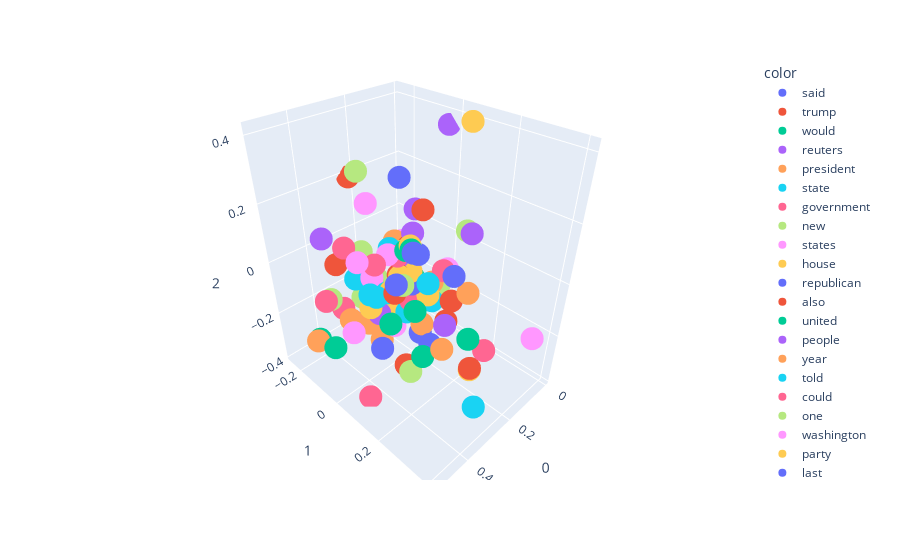

Source (notebook cell):
### Code cell
import plotly.express as px
fig=px.scatter_3d(X[:100],x=0,y=1,z=2,color=y[:100])
fig.show()

### Figure 1 — Plotly figure (JSON) as saved in the notebook; plotly's stock layout.template omitted (floating-point values rounded to 4 significant figures)
{"data": [{"hovertemplate": "color=said<br>0=%{x}<br>1=%{y}<br>2=%{z}<extra></extra>", "legendgroup": "said", "marker": {"color": "#636efa", "symbol": "circle"}, "mode": "markers", "name": "said", "scene": "scene", "showlegend": true, "type": "scatter3d", "x": [0.2957], "y": [0.09559], "z": [-0.01065]}, {"hovertemplate": "color=trump<br>0=%{x}<br>1=%{y}<br>2=%{z}<extra></extra>", "legendgroup": "trump", "marker": {"color": "#EF553B", "symbol": "circle"}, "mode": "markers", "name": "trump", "scene": "scene", "showlegend": true, "type": "scatter3d", "x": [0.2774], "y": [0.3152], "z": [-0.2101]}, {"hovertemplate": "color=would<br>0=%{x}<br>1=%{y}<br>2=%{z}<extra></extra>", "legendgroup": "would", "marker": {"color": "#00cc96", "symbol": "circle"}, "mode": "markers", "name": "would", "scene": "scene", "showlegend": true, "type": "scatter3d", "x": [0.5083], "y": [-0.09351], "z": [-0.2125]}, {"hovertemplate": "color=reuters<br>0=%{x}<br>1=%{y}<br>2=%{z}<extra></extra>", "legendgroup": "reuters", "marker": {"color": "#ab63fa", "symbol": "circle"}, "mode": "markers", "name": "reuters", "scene": "scene", "showlegend": true, "type": "scatter3d", "x": [0.1716], "y": [-0.01381], "z": [0.1466]}, {"hovertemplate": "color=president<br>0=%{x}<br>1=%{y}<br>2=%{z}<extra></extra>", "legendgroup": "president", "marker": {"color": "#FFA15A", "symbol": "circle"}, "mode": "markers", "name": "president", "scene": "scene", "showlegend": true, "type": "scatter3d", "x": [0.3033], "y": [0.2284], "z": [-0.1758]}, {"hovertemplate": "color=state<br>0=%{x}<br>1=%{y}<br>2=%{z}<extra></extra>", "legendgroup": "state", "marker": {"color": "#19d3f3", "symbol": "circle"}, "mode": "markers", "name": "state", "scene": "scene", "showlegend": true, "type": "scatter3d", "x": [0.2955], "y": [0.002816], "z": [0.06986]}, {"hovertemplate": "color=government<br>0=%{x}<br>1=%{y}<br>2=%{z}<extra></extra>", "legendgroup": "government", "marker": {"color": "#FF6692", "symbol": "circle"}, "mode": "markers", "name": "government", "scene": "scene", "showlegend": true, "type": "scatter3d", "x": [0.473], "y": [-0.08793], "z": [-0.07893]}, {"hovertemplate": "color=new<br>0=%{x}<br>1=%{y}<br>2=%{z}<extra></extra>", "legendgroup": "new", "marker": {"color": "#B6E880", "symbol": "circle"}, "mode": "markers", "name": "new", "scene": "scene", "showlegend": true, "type": "scatter3d", "x": [0.3179], "y": [-0.03592], "z": [-0.04504]}, {"hovertemplate": "color=states<br>0=%{x}<br>1=%{y}<br>2=%{z}<extra></extra>", "legendgroup": "states", "marker": {"color": "#FF97FF", "symbol": "circle"}, "mode": "markers", "name": "states", "scene": "scene", "showlegend": true, "type": "scatter3d", "x": [0.3349], "y": [-0.03705], "z": [-0.03707]}, {"hovertemplate": "color=house<br>0=%{x}<br>1=%{y}<br>2=%{z}<extra></extra>", "legendgroup": "house", "marker": {"color": "#FECB52", "symbol": "circle"}, "mode": "markers", "name": "house", "scene": "scene", "showlegend": true, "type": "scatter3d", "x": [0.3334], "y": [0.04597], "z": [-0.0438]}, {"hovertemplate": "color=republican<br>0=%{x}<br>1=%{y}<br>2=%{z}<extra></extra>", "legendgroup": "republican", "marker": {"color": "#636efa", "symbol": "circle"}, "mode": "markers", "name": "republican", "scene": "scene", "showlegend": true, "type": "scatter3d", "x": [0.3162], "y": [0.1924], "z": [-0.1712]}, {"hovertemplate": "color=also<br>0=%{x}<br>1=%{y}<br>2=%{z}<extra></extra>", "legendgroup": "also", "marker": {"color": "#EF553B", "symbol": "circle"}, "mode": "markers", "name": "also", "scene": "scene", "showlegend": true, "type": "scatter3d", "x": [0.3819], "y": [-0.1512], "z": [-0.02066]}, {"hovertemplate": "color=united<br>0=%{x}<br>1=%{y}<br>2=%{z}<extra></extra>", "legendgroup": "united", "marker": {"color": "#00cc96", "symbol": "circle"}, "mode": "markers", "name": "united", "scene": "scene", "showlegend": true, "type": "scatter3d", "x": [0.2743], "y": [0.07944], "z": [-0.002115]}, {"hovertemplate": "color=people<br>0=%{x}<br>1=%{y}<br>2=%{z}<extra></extra>", "legendgroup": "people", "marker": {"color": "#ab63fa", "symbol": "circle"}, "mode": "markers", "name": "people", "scene": "scene", "showlegend": true, "type": "scatter3d", "x": [0.1453], "y": [0.1866], "z": [0.1342]}, {"hovertemplate": "color=year<br>0=%{x}<br>1=%{y}<br>2=%{z}<extra></extra>", "legendgroup": "year", "marker": {"color": "#FFA15A", "symbol": "circle"}, "mode": "markers", "name": "year", "scene": "scene", "showlegend": true, "type": "scatter3d", "x": [0.2421], "y": [-0.0325], "z": [0.05693]}, {"hovertemplate": "color=told<br>0=%{x}<br>1=%{y}<br>2=%{z}<extra></extra>", "legendgroup": "told", "marker": {"color": "#19d3f3", "symbol": "circle"}, "mode": "markers", "name": "told", "scene": "scene", "showlegend": true, "type": "scatter3d", "x": [0.2695], "y": [0.1365], "z": [-0.001435]}, {"hovertemplate": "color=could<br>0=%{x}<br>1=%{y}<br>2=%{z}<extra></extra>", "legendgroup": "could", "marker": {"color": "#FF6692", "symbol": "circle"}, "mode": "markers", "name": "could", "scene": "scene", "showlegend": true, "type": "scatter3d", "x": [0.4079], "y": [-0.09561], "z": [-0.1478]}, {"hovertemplate": "color=one<br>0=%{x}<br>1=%{y}<br>2=%{z}<extra></extra>", "legendgroup": "one", "marker": {"color": "#B6E880", "symbol": "circle"}, "mode": "markers", "name": "one", "scene": "scene", "showlegend": true, "type": "scatter3d", "x": [0.1334], "y": [0.1598], "z": [0.1275]}, {"hovertemplate": "color=washington<br>0=%{x}<br>1=%{y}<br>2=%{z}<extra></extra>", "legendgroup": "washington", "marker": {"color": "#FF97FF", "symbol": "circle"}, "mode": "markers", "name": "washington", "scene": "scene", "showlegend": true, "type": "scatter3d", "x": [0.3531], "y": [0.08162], "z": [-0.1432]}, {"hovertemplate": "color=party<br>0=%{x}<br>1=%{y}<br>2=%{z}<extra></extra>", "legendgroup": "party", "marker": {"color": "#FECB52", "symbol": "circle"}, "mode": "markers", "name": "party", "scene": "scene", "showlegend": true, "type": "scatter3d", "x": [0.2621], "y": [0.3033], "z": [-0.2359]}, {"hovertemplate": "color=last<br>0=%{x}<br>1=%{y}<br>2=%{z}<extra></extra>", "legendgroup": "last", "marker": {"color": "#636efa", "symbol": "circle"}, "mode": "markers", "name": "last", "scene": "scene", "showlegend": true, "type": "scatter3d", "x": [0.2523], "y": [0.07987], "z": [0.06469]}, {"hovertemplate": "color=two<br>0=%{x}<br>1=%{y}<br>2=%{z}<extra></extra>", "legendgroup": "two", "marker": {"color": "#EF553B", "symbol": "circle"}, "mode": "markers", "name": "two", "scene": "scene", "showlegend": true, "type": "scatter3d", "x": [0.2079], "y": [0.05383], "z": [0.1834]}, {"hovertemplate": "color=election<br>0=%{x}<br>1=%{y}<br>2=%{z}<extra></extra>", "legendgroup": "election", "marker": {"color": "#00cc96", "symbol": "circle"}, "mode": "markers", "name": "election", "scene": "scene", "showlegend": true, "type": "scatter3d", "x": [0.3462], "y": [0.1923], "z": [-0.2004]}, {"hovertemplate": "color=campaign<br>0=%{x}<br>1=%{y}<br>2=%{z}<extra></extra>", "legendgroup": "campaign", "marker": {"color": "#ab63fa", "symbol": "circle"}, "mode": "markers", "name": "campaign", "scene": "scene", "showlegend": true, "type": "scatter3d", "x": [0.2984], "y": [0.2312], "z": [-0.08376]}, {"hovertemplate": "color=former<br>0=%{x}<br>1=%{y}<br>2=%{z}<extra></extra>", "legendgroup": "former", "marker": {"color": "#FFA15A", "symbol": "circle"}, "mode": "markers", "name": "former", "scene": "scene", "showlegend": true, "type": "scatter3d", "x": [0.1921], "y": [0.2237], "z": [-0.03131]}, {"hovertemplate": "color=donald<br>0=%{x}<br>1=%{y}<br>2=%{z}<extra></extra>", "legendgroup": "donald", "marker": {"color": "#19d3f3", "symbol": "circle"}, "mode": "markers", "name": "donald", "scene": "scene", "showlegend": true, "type": "scatter3d", "x": [0.2604], "y": [0.1449], "z": [-0.06498]}, {"hovertemplate": "color=security<br>0=%{x}<br>1=%{y}<br>2=%{z}<extra></extra>", "legendgroup": "security", "marker": {"color": "#FF6692", "symbol": "circle"}, "mode": "markers", "name": "security", "scene": "scene", "showlegend": true, "type": "scatter3d", "x": [0.3616], "y": [0.01124], "z": [0.04764]}, {"hovertemplate": "color=percent<br>0=%{x}<br>1=%{y}<br>2=%{z}<extra></extra>", "legendgroup": "percent", "marker": {"color": "#B6E880", "symbol": "circle"}, "mode": "markers", "name": "percent", "scene": "scene", "showlegend": true, "type": "scatter3d", "x": [0.2575], "y": [-0.1799], "z": [-0.04335]}, {"hovertemplate": "color=north<br>0=%{x}<br>1=%{y}<br>2=%{z}<extra></extra>", "legendgroup": "north", "marker": {"color": "#FF97FF", "symbol": "circle"}, "mode": "markers", "name": "north", "scene": "scene", "showlegend": true, "type": "scatter3d", "x": [0.2235], "y": [-0.02085], "z": [0.05494]}, {"hovertemplate": "color=white<br>0=%{x}<br>1=%{y}<br>2=%{z}<extra></extra>", "legendgroup": "white", "marker": {"color": "#FECB52", "symbol": "circle"}, "mode": "markers", "name": "white", "scene": "scene", "showlegend": true, "type": "scatter3d", "x": [0.264], "y": [0.1318], "z": [-0.04825]}, {"hovertemplate": "color=court<br>0=%{x}<br>1=%{y}<br>2=%{z}<extra></extra>", "legendgroup": "court", "marker": {"color": "#636efa", "symbol": "circle"}, "mode": "markers", "name": "court", "scene": "scene", "showlegend": true, "type": "scatter3d", "x": [0.2809], "y": [0.08755], "z": [0.08621]}, {"hovertemplate": "color=clinton<br>0=%{x}<br>1=%{y}<br>2=%{z}<extra></extra>", "legendgroup": "clinton", "marker": {"color": "#EF553B", "symbol": "circle"}, "mode": "markers", "name": "clinton", "scene": "scene", "showlegend": true, "type": "scatter3d", "x": [0.2642], "y": [0.2059], "z": [-0.1042]}, {"hovertemplate": "color=obama<br>0=%{x}<br>1=%{y}<br>2=%{z}<extra></extra>", "legendgroup": "obama", "marker": {"color": "#00cc96", "symbol": "circle"}, "mode": "markers", "name": "obama", "scene": "scene", "showlegend": true, "type": "scatter3d", "x": [0.3119], "y": [0.1258], "z": [-0.08677]}, {"hovertemplate": "color=senate<br>0=%{x}<br>1=%{y}<br>2=%{z}<extra></extra>", "legendgroup": "senate", "marker": {"color": "#ab63fa", "symbol": "circle"}, "mode": "markers", "name": "senate", "scene": "scene", "showlegend": true, "type": "scatter3d", "x": [0.3758], "y": [0.04049], "z": [-0.1074]}, {"hovertemplate": "color=country<br>0=%{x}<br>1=%{y}<br>2=%{z}<extra></extra>", "legendgroup": "country", "marker": {"color": "#FFA15A", "symbol": "circle"}, "mode": "markers", "name": "country", "scene": "scene", "showlegend": true, "type": "scatter3d", "x": [0.266], "y": [0.1077], "z": [-0.05617]}, {"hovertemplate": "color=china<br>0=%{x}<br>1=%{y}<br>2=%{z}<extra></extra>", "legendgroup": "china", "marker": {"color": "#19d3f3", "symbol": "circle"}, "mode": "markers", "name": "china", "scene": "scene", "showlegend": true, "type": "scatter3d", "x": [0.3179], "y": [-0.01738], "z": [-0.1635]}, {"hovertemplate": "color=first<br>0=%{x}<br>1=%{y}<br>2=%{z}<extra></extra>", "legendgroup": "first", "marker": {"color": "#FF6692", "symbol": "circle"}, "mode": "markers", "name": "first", "scene": "scene", "showlegend": true, "type": "scatter3d", "x": [0.2137], "y": [0.1446], "z": [0.02047]}, {"hovertemplate": "color=minister<br>0=%{x}<br>1=%{y}<br>2=%{z}<extra></extra>", "legendgroup": "minister", "marker": {"color": "#B6E880", "symbol": "circle"}, "mode": "markers", "name": "minister", "scene": "scene", "showlegend": true, "type": "scatter3d", "x": [0.1923], "y": [0.1111], "z": [-0.05701]}, {"hovertemplate": "color=officials<br>0=%{x}<br>1=%{y}<br>2=%{z}<extra></extra>", "legendgroup": "officials", "marker": {"color": "#FF97FF", "symbol": "circle"}, "mode": "markers", "name": "officials", "scene": "scene", "showlegend": true, "type": "scatter3d", "x": [0.4133], "y": [-0.001137], "z": [0.07488]}, {"hovertemplate": "color=week<br>0=%{x}<br>1=%{y}<br>2=%{z}<extra></extra>", "legendgroup": "week", "marker": {"color": "#FECB52", "symbol": "circle"}, "mode": "markers", "name": "week", "scene": "scene", "showlegend": true, "type": "scatter3d", "x": [0.2825], "y": [0.07988], "z": [0.02053]}, {"hovertemplate": "color=democratic<br>0=%{x}<br>1=%{y}<br>2=%{z}<extra></extra>", "legendgroup": "democratic", "marker": {"color": "#636efa", "symbol": "circle"}, "mode": "markers", "name": "democratic", "scene": "scene", "showlegend": true, "type": "scatter3d", "x": [0.3053], "y": [0.1417], "z": [-0.1633]}, {"hovertemplate": "color=since<br>0=%{x}<br>1=%{y}<br>2=%{z}<extra></extra>", "legendgroup": "since", "marker": {"color": "#EF553B", "symbol": "circle"}, "mode": "markers", "name": "since", "scene": "scene", "showlegend": true, "type": "scatter3d", "x": [0.2366], "y": [0.02445], "z": [0.06249]}, {"hovertemplate": "color=foreign<br>0=%{x}<br>1=%{y}<br>2=%{z}<extra></extra>", "legendgroup": "foreign", "marker": {"color": "#00cc96", "symbol": "circle"}, "mode": "markers", "name": "foreign", "scene": "scene", "showlegend": true, "type": "scatter3d", "x": [0.3792], "y": [0.09299], "z": [-0.1143]}, {"hovertemplate": "color=tuesday<br>0=%{x}<br>1=%{y}<br>2=%{z}<extra></extra>", "legendgroup": "tuesday", "marker": {"color": "#ab63fa", "symbol": "circle"}, "mode": "markers", "name": "tuesday", "scene": "scene", "showlegend": true, "type": "scatter3d", "x": [0.2918], "y": [0.03756], "z": [0.05557]}, {"hovertemplate": "color=administration<br>0=%{x}<br>1=%{y}<br>2=%{z}<extra></extra>", "legendgroup": "administration", "marker": {"color": "#FFA15A", "symbol": "circle"}, "mode": "markers", "name": "administration", "scene": "scene", "showlegend": true, "type": "scatter3d", "x": [0.5204], "y": [-0.08571], "z": [-0.2065]}, {"hovertemplate": "color=law<br>0=%{x}<br>1=%{y}<br>2=%{z}<extra></extra>", "legendgroup": "law", "marker": {"color": "#19d3f3", "symbol": "circle"}, "mode": "markers", "name": "law", "scene": "scene", "showlegend": true, "type": "scatter3d", "x": [0.3799], "y": [0.03496], "z": [-0.04662]}, {"hovertemplate": "color=national<br>0=%{x}<br>1=%{y}<br>2=%{z}<extra></extra>", "legendgroup": "national", "marker": {"color": "#FF6692", "symbol": "circle"}, "mode": "markers", "name": "national", "scene": "scene", "showlegend": true, "type": "scatter3d", "x": [0.3039], "y": [0.1001], "z": [-0.06353]}, {"hovertemplate": "color=tax<br>0=%{x}<br>1=%{y}<br>2=%{z}<extra></extra>", "legendgroup": "tax", "marker": {"color": "#B6E880", "symbol": "circle"}, "mode": "markers", "name": "tax", "scene": "scene", "showlegend": true, "type": "scatter3d", "x": [0.3315], "y": [-0.09241], "z": [-0.1448]}, {"hovertemplate": "color=including<br>0=%{x}<br>1=%{y}<br>2=%{z}<extra></extra>", "legendgroup": "including", "marker": {"color": "#FF97FF", "symbol": "circle"}, "mode": "markers", "name": "including", "scene": "scene", "showlegend": true, "type": "scatter3d", "x": [0.273], "y": [-0.1231], "z": [0.1619]}, {"hovertemplate": "color=military<br>0=%{x}<br>1=%{y}<br>2=%{z}<extra></extra>", "legendgroup": "military", "marker": {"color": "#FECB52", "symbol": "circle"}, "mode": "markers", "name": "military", "scene": "scene", "showlegend": true, "type": "scatter3d", "x": [0.3156], "y": [0.06679], "z": [0.01186]}, {"hovertemplate": "color=russia<br>0=%{x}<br>1=%{y}<br>2=%{z}<extra></extra>", "legendgroup": "russia", "marker": {"color": "#636efa", "symbol": "circle"}, "mode": "markers", "name": "russia", "scene": "scene", "showlegend": true, "type": "scatter3d", "x": [0.4162], "y": [0.09406], "z": [-0.1863]}, {"hovertemplate": "color=presidential<br>0=%{x}<br>1=%{y}<br>2=%{z}<extra></extra>", "legendgroup": "presidential", "marker": {"color": "#EF553B", "symbol": "circle"}, "mode": "markers", "name": "presidential", "scene": "scene", "showlegend": true, "type": "scatter3d", "x": [0.2316], "y": [0.1948], "z": [-0.0542]}, {"hovertemplate": "color=wednesday<br>0=%{x}<br>1=%{y}<br>2=%{z}<extra></extra>", "legendgroup": "wednesday", "marker": {"color": "#00cc96", "symbol": "circle"}, "mode": "markers", "name": "wednesday", "scene": "scene", "showlegend": true, "type": "scatter3d", "x": [0.2839], "y": [0.06064], "z": [0.08427]}, {"hovertemplate": "color=years<br>0=%{x}<br>1=%{y}<br>2=%{z}<extra></extra>", "legendgroup": "years", "marker": {"color": "#ab63fa", "symbol": "circle"}, "mode": "markers", "name": "years", "scene": "scene", "showlegend": true, "type": "scatter3d", "x": [0.2175], "y": [-0.01119], "z": [0.01482]}, {"hovertemplate": "color=may<br>0=%{x}<br>1=%{y}<br>2=%{z}<extra></extra>", "legendgroup": "may", "marker": {"color": "#FFA15A", "symbol": "circle"}, "mode": "markers", "name": "may", "scene": "scene", "showlegend": true, "type": "scatter3d", "x": [0.3853], "y": [0.05751], "z": [-0.1952]}, {"hovertemplate": "color=political<br>0=%{x}<br>1=%{y}<br>2=%{z}<extra></extra>", "legendgroup": "political", "marker": {"color": "#19d3f3", "symbol": "circle"}, "mode": "markers", "name": "political", "scene": "scene", "showlegend": true, "type": "scatter3d", "x": [0.2891], "y": [0.3503], "z": [-0.3402]}, {"hovertemplate": "color=thursday<br>0=%{x}<br>1=%{y}<br>2=%{z}<extra></extra>", "legendgroup": "thursday", "marker": {"color": "#FF6692", "symbol": "circle"}, "mode": "markers", "name": "thursday", "scene": "scene", "showlegend": true, "type": "scatter3d", "x": [0.3007], "y": [0.04306], "z": [0.06448]}, {"hovertemplate": "color=statement<br>0=%{x}<br>1=%{y}<br>2=%{z}<extra></extra>", "legendgroup": "statement", "marker": {"color": "#B6E880", "symbol": "circle"}, "mode": "markers", "name": "statement", "scene": "scene", "showlegend": true, "type": "scatter3d", "x": [0.3286], "y": [0.09307], "z": [0.0003722]}, {"hovertemplate": "color=time<br>0=%{x}<br>1=%{y}<br>2=%{z}<extra></extra>", "legendgroup": "time", "marker": {"color": "#FF97FF", "symbol": "circle"}, "mode": "markers", "name": "time", "scene": "scene", "showlegend": true, "type": "scatter3d", "x": [0.2834], "y": [0.06663], "z": [-0.01302]}, {"hovertemplate": "color=friday<br>0=%{x}<br>1=%{y}<br>2=%{z}<extra></extra>", "legendgroup": "friday", "marker": {"color": "#FECB52", "symbol": "circle"}, "mode": "markers", "name": "friday", "scene": "scene", "showlegend": true, "type": "scatter3d", "x": [0.2751], "y": [0.06956], "z": [0.09962]}, {"hovertemplate": "color=korea<br>0=%{x}<br>1=%{y}<br>2=%{z}<extra></extra>", "legendgroup": "korea", "marker": {"color": "#636efa", "symbol": "circle"}, "mode": "markers", "name": "korea", "scene": "scene", "showlegend": true, "type": "scatter3d", "x": [0.2821], "y": [0.04038], "z": [-0.09831]}, {"hovertemplate": "color=support<br>0=%{x}<br>1=%{y}<br>2=%{z}<extra></extra>", "legendgroup": "support", "marker": {"color": "#EF553B", "symbol": "circle"}, "mode": "markers", "name": "support", "scene": "scene", "showlegend": true, "type": "scatter3d", "x": [0.3528], "y": [0.1281], "z": [-0.2768]}, {"hovertemplate": "color=monday<br>0=%{x}<br>1=%{y}<br>2=%{z}<extra></extra>", "legendgroup": "monday", "marker": {"color": "#00cc96", "symbol": "circle"}, "mode": "markers", "name": "monday", "scene": "scene", "showlegend": true, "type": "scatter3d", "x": [0.2803], "y": [0.07843], "z": [0.0925]}, {"hovertemplate": "color=group<br>0=%{x}<br>1=%{y}<br>2=%{z}<extra></extra>", "legendgroup": "group", "marker": {"color": "#ab63fa", "symbol": "circle"}, "mode": "markers", "name": "group", "scene": "scene", "showlegend": true, "type": "scatter3d", "x": [0.2477], "y": [0.05199], "z": [0.1231]}, {"hovertemplate": "color=vote<br>0=%{x}<br>1=%{y}<br>2=%{z}<extra></extra>", "legendgroup": "vote", "marker": {"color": "#FFA15A", "symbol": "circle"}, "mode": "markers", "name": "vote", "scene": "scene", "showlegend": true, "type": "scatter3d", "x": [0.3061], "y": [0.1494], "z": [-0.1243]}, {"hovertemplate": "color=bill<br>0=%{x}<br>1=%{y}<br>2=%{z}<extra></extra>", "legendgroup": "bill", "marker": {"color": "#19d3f3", "symbol": "circle"}, "mode": "markers", "name": "bill", "scene": "scene", "showlegend": true, "type": "scatter3d", "x": [0.347], "y": [-0.1025], "z": [-0.06877]}, {"hovertemplate": "color=called<br>0=%{x}<br>1=%{y}<br>2=%{z}<extra></extra>", "legendgroup": "called", "marker": {"color": "#FF6692", "symbol": "circle"}, "mode": "markers", "name": "called", "scene": "scene", "showlegend": true, "type": "scatter3d", "x": [0.2355], "y": [0.3289], "z": [-0.1581]}, {"hovertemplate": "color=republicans<br>0=%{x}<br>1=%{y}<br>2=%{z}<extra></extra>", "legendgroup": "republicans", "marker": {"color": "#B6E880", "symbol": "circle"}, "mode": "markers", "name": "republicans", "scene": "scene", "showlegend": true, "type": "scatter3d", "x": [0.3778], "y": [0.1737], "z": [-0.2536]}, {"hovertemplate": "color=many<br>0=%{x}<br>1=%{y}<br>2=%{z}<extra></extra>", "legendgroup": "many", "marker": {"color": "#FF97FF", "symbol": "circle"}, "mode": "markers", "name": "many", "scene": "scene", "showlegend": true, "type": "scatter3d", "x": [0.1584], "y": [0.1124], "z": [-0.01642]}, {"hovertemplate": "color=say<br>0=%{x}<br>1=%{y}<br>2=%{z}<extra></extra>", "legendgroup": "say", "marker": {"color": "#FECB52", "symbol": "circle"}, "mode": "markers", "name": "say", "scene": "scene", "showlegend": true, "type": "scatter3d", "x": [0.3187], "y": [0.0471], "z": [-0.1114]}, {"hovertemplate": "color=office<br>0=%{x}<br>1=%{y}<br>2=%{z}<extra></extra>", "legendgroup": "office", "marker": {"color": "#636efa", "symbol": "circle"}, "mode": "markers", "name": "office", "scene": "scene", "showlegend": true, "type": "scatter3d", "x": [0.3502], "y": [0.08921], "z": [0.01164]}, {"hovertemplate": "color=million<br>0=%{x}<br>1=%{y}<br>2=%{z}<extra></extra>", "legendgroup": "million", "marker": {"color": "#EF553B", "symbol": "circle"}, "mode": "markers", "name": "million", "scene": "scene", "showlegend": true, "type": "scatter3d", "x": [0.2298], "y": [-0.2567], "z": [0.1903]}, {"hovertemplate": "color=congress<br>0=%{x}<br>1=%{y}<br>2=%{z}<extra></extra>", "legendgroup": "congress", "marker": {"color": "#00cc96", "symbol": "circle"}, "mode": "markers", "name": "congress", "scene": "scene", "showlegend": true, "type": "scatter3d", "x": [0.5003], "y": [-0.02546], "z": [-0.2078]}, {"hovertemplate": "color=federal<br>0=%{x}<br>1=%{y}<br>2=%{z}<extra></extra>", "legendgroup": "federal", "marker": {"color": "#ab63fa", "symbol": "circle"}, "mode": "markers", "name": "federal", "scene": "scene", "showlegend": true, "type": "scatter3d", "x": [0.3988], "y": [-0.1893], "z": [0.06364]}, {"hovertemplate": "color=made<br>0=%{x}<br>1=%{y}<br>2=%{z}<extra></extra>", "legendgroup": "made", "marker": {"color": "#FFA15A", "symbol": "circle"}, "mode": "markers", "name": "made", "scene": "scene", "showlegend": true, "type": "scatter3d", "x": [0.2316], "y": [0.1173], "z": [-0.02575]}, {"hovertemplate": "color=committee<br>0=%{x}<br>1=%{y}<br>2=%{z}<extra></extra>", "legendgroup": "committee", "marker": {"color": "#19d3f3", "symbol": "circle"}, "mode": "markers", "name": "committee", "scene": "scene", "showlegend": true, "type": "scatter3d", "x": [0.3912], "y": [0.01927], "z": [-0.03998]}, {"hovertemplate": "color=department<br>0=%{x}<br>1=%{y}<br>2=%{z}<extra></extra>", "legendgroup": "department", "marker": {"color": "#FF6692", "symbol": "circle"}, "mode": "markers", "name": "department", "scene": "scene", "showlegend": true, "type": "scatter3d", "x": [0.3853], "y": [-0.09706], "z": [0.06675]}, {"hovertemplate": "color=according<br>0=%{x}<br>1=%{y}<br>2=%{z}<extra></extra>", "legendgroup": "according", "marker": {"color": "#B6E880", "symbol": "circle"}, "mode": "markers", "name": "according", "scene": "scene", "showlegend": true, "type": "scatter3d", "x": [0.2548], "y": [-0.1826], "z": [0.2409]}, {"hovertemplate": "color=official<br>0=%{x}<br>1=%{y}<br>2=%{z}<extra></extra>", "legendgroup": "official", "marker": {"color": "#FF97FF", "symbol": "circle"}, "mode": "markers", "name": "official", "scene": "scene", "showlegend": true, "type": "scatter3d", "x": [0.3226], "y": [0.02559], "z": [0.07133]}, {"hovertemplate": "color=police<br>0=%{x}<br>1=%{y}<br>2=%{z}<extra></extra>", "legendgroup": "police", "marker": {"color": "#FECB52", "symbol": "circle"}, "mode": "markers", "name": "police", "scene": "scene", "showlegend": true, "type": "scatter3d", "x": [0.05418], "y": [0.09059], "z": [0.4095]}, {"hovertemplate": "color=news<br>0=%{x}<br>1=%{y}<br>2=%{z}<extra></extra>", "legendgroup": "news", "marker": {"color": "#636efa", "symbol": "circle"}, "mode": "markers", "name": "news", "scene": "scene", "showlegend": true, "type": "scatter3d", "x": [0.2034], "y": [0.1771], "z": [0.01121]}, {"hovertemplate": "color=russian<br>0=%{x}<br>1=%{y}<br>2=%{z}<extra></extra>", "legendgroup": "russian", "marker": {"color": "#EF553B", "symbol": "circle"}, "mode": "markers", "name": "russian", "scene": "scene", "showlegend": true, "type": "scatter3d", "x": [0.3152], "y": [0.06061], "z": [0.01423]}, {"hovertemplate": "color=saying<br>0=%{x}<br>1=%{y}<br>2=%{z}<extra></extra>", "legendgroup": "saying", "marker": {"color": "#00cc96", "symbol": "circle"}, "mode": "markers", "name": "saying", "scene": "scene", "showlegend": true, "type": "scatter3d", "x": [0.2733], "y": [0.2978], "z": [-0.1097]}, {"hovertemplate": "color=trade<br>0=%{x}<br>1=%{y}<br>2=%{z}<extra></extra>", "legendgroup": "trade", "marker": {"color": "#ab63fa", "symbol": "circle"}, "mode": "markers", "name": "trade", "scene": "scene", "showlegend": true, "type": "scatter3d", "x": [0.3747], "y": [-0.1013], "z": [-0.2228]}, {"hovertemplate": "color=deal<br>0=%{x}<br>1=%{y}<br>2=%{z}<extra></extra>", "legendgroup": "deal", "marker": {"color": "#FFA15A", "symbol": "circle"}, "mode": "markers", "name": "deal", "scene": "scene", "showlegend": true, "type": "scatter3d", "x": [0.4066], "y": [-0.0632], "z": [-0.1762]}, {"hovertemplate": "color=iran<br>0=%{x}<br>1=%{y}<br>2=%{z}<extra></extra>", "legendgroup": "iran", "marker": {"color": "#19d3f3", "symbol": "circle"}, "mode": "markers", "name": "iran", "scene": "scene", "showlegend": true, "type": "scatter3d", "x": [0.3161], "y": [0.09594], "z": [-0.1036]}, {"hovertemplate": "color=policy<br>0=%{x}<br>1=%{y}<br>2=%{z}<extra></extra>", "legendgroup": "policy", "marker": {"color": "#FF6692", "symbol": "circle"}, "mode": "markers", "name": "policy", "scene": "scene", "showlegend": true, "type": "scatter3d", "x": [0.4566], "y": [0.07171], "z": [-0.3857]}, {"hovertemplate": "color=month<br>0=%{x}<br>1=%{y}<br>2=%{z}<extra></extra>", "legendgroup": "month", "marker": {"color": "#B6E880", "symbol": "circle"}, "mode": "markers", "name": "month", "scene": "scene", "showlegend": true, "type": "scatter3d", "x": [0.2619], "y": [0.03048], "z": [0.06031]}, {"hovertemplate": "color=leader<br>0=%{x}<br>1=%{y}<br>2=%{z}<extra></extra>", "legendgroup": "leader", "marker": {"color": "#FF97FF", "symbol": "circle"}, "mode": "markers", "name": "leader", "scene": "scene", "showlegend": true, "type": "scatter3d", "x": [0.1125], "y": [0.4081], "z": [-0.1405]}, {"hovertemplate": "color=secretary<br>0=%{x}<br>1=%{y}<br>2=%{z}<extra></extra>", "legendgroup": "secretary", "marker": {"color": "#FECB52", "symbol": "circle"}, "mode": "markers", "name": "secretary", "scene": "scene", "showlegend": true, "type": "scatter3d", "x": [0.2964], "y": [0.09271], "z": [-0.06151]}, {"hovertemplate": "color=three<br>0=%{x}<br>1=%{y}<br>2=%{z}<extra></extra>", "legendgroup": "three", "marker": {"color": "#636efa", "symbol": "circle"}, "mode": "markers", "name": "three", "scene": "scene", "showlegend": true, "type": "scatter3d", "x": [0.208], "y": [-0.04251], "z": [0.2518]}, {"hovertemplate": "color=general<br>0=%{x}<br>1=%{y}<br>2=%{z}<extra></extra>", "legendgroup": "general", "marker": {"color": "#EF553B", "symbol": "circle"}, "mode": "markers", "name": "general", "scene": "scene", "showlegend": true, "type": "scatter3d", "x": [0.3471], "y": [0.07872], "z": [-0.02568]}, {"hovertemplate": "color=public<br>0=%{x}<br>1=%{y}<br>2=%{z}<extra></extra>", "legendgroup": "public", "marker": {"color": "#00cc96", "symbol": "circle"}, "mode": "markers", "name": "public", "scene": "scene", "showlegend": true, "type": "scatter3d", "x": [0.2888], "y": [0.03672], "z": [-0.03631]}, {"hovertemplate": "color=city<br>0=%{x}<br>1=%{y}<br>2=%{z}<extra></extra>", "legendgroup": "city", "marker": {"color": "#ab63fa", "symbol": "circle"}, "mode": "markers", "name": "city", "scene": "scene", "showlegend": true, "type": "scatter3d", "x": [0.004037], "y": [-0.03712], "z": [0.3574]}, {"hovertemplate": "color=make<br>0=%{x}<br>1=%{y}<br>2=%{z}<extra></extra>", "legendgroup": "make", "marker": {"color": "#FFA15A", "symbol": "circle"}, "mode": "markers", "name": "make", "scene": "scene", "showlegend": true, "type": "scatter3d", "x": [0.3645], "y": [-0.02661], "z": [-0.1945]}, {"hovertemplate": "color=next<br>0=%{x}<br>1=%{y}<br>2=%{z}<extra></extra>", "legendgroup": "next", "marker": {"color": "#19d3f3", "symbol": "circle"}, "mode": "markers", "name": "next", "scene": "scene", "showlegend": true, "type": "scatter3d", "x": [0.3228], "y": [0.01556], "z": [-0.07223]}, {"hovertemplate": "color=nuclear<br>0=%{x}<br>1=%{y}<br>2=%{z}<extra></extra>", "legendgroup": "nuclear", "marker": {"color": "#FF6692", "symbol": "circle"}, "mode": "markers", "name": "nuclear", "scene": "scene", "showlegend": true, "type": "scatter3d", "x": [0.3097], "y": [-0.03386], "z": [-0.1791]}, {"hovertemplate": "color=countries<br>0=%{x}<br>1=%{y}<br>2=%{z}<extra></extra>", "legendgroup": "countries", "marker": {"color": "#B6E880", "symbol": "circle"}, "mode": "markers", "name": "countries", "scene": "scene", "showlegend": true, "type": "scatter3d", "x": [0.4312], "y": [-0.1253], "z": [-0.1163]}, {"hovertemplate": "color=whether<br>0=%{x}<br>1=%{y}<br>2=%{z}<extra></extra>", "legendgroup": "whether", "marker": {"color": "#FF97FF", "symbol": "circle"}, "mode": "markers", "name": "whether", "scene": "scene", "showlegend": true, "type": "scatter3d", "x": [0.4699], "y": [0.03301], "z": [-0.1289]}, {"hovertemplate": "color=take<br>0=%{x}<br>1=%{y}<br>2=%{z}<extra></extra>", "legendgroup": "take", "marker": {"color": "#FECB52", "symbol": "circle"}, "mode": "markers", "name": "take", "scene": "scene", "showlegend": true, "type": "scatter3d", "x": [0.3874], "y": [0.01507], "z": [-0.09306]}], "layout": {"legend": {"title": {"text": "color"}, "tracegroupgap": 0}, "margin": {"t": 60}, "scene": {"domain": {"x": [0, 1], "y": [0, 1]}, "xaxis": {"title": {"text": "0"}}, "yaxis": {"title": {"text": "1"}}, "zaxis": {"title": {"text": "2"}}}}}
